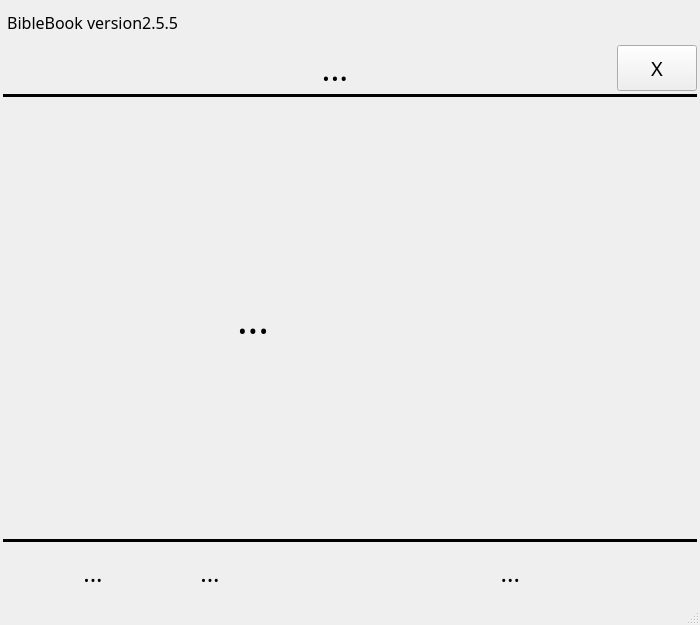
<?xml version="1.0" encoding="UTF-8"?>
<ui version="4.0">
 <class>BiblePresent</class>
 <widget class="QMainWindow" name="BiblePresent">
  <property name="geometry">
   <rect>
    <x>0</x>
    <y>0</y>
    <width>700</width>
    <height>625</height>
   </rect>
  </property>
  <property name="sizePolicy">
   <sizepolicy hsizetype="Preferred" vsizetype="Minimum">
    <horstretch>0</horstretch>
    <verstretch>0</verstretch>
   </sizepolicy>
  </property>
  <property name="minimumSize">
   <size>
    <width>400</width>
    <height>0</height>
   </size>
  </property>
  <property name="windowTitle">
   <string>Song Presentation</string>
  </property>
  <property name="windowIcon">
   <iconset resource="icons/icons.qrc">
    <normaloff>:/icons/appicon</normaloff>:/icons/appicon</iconset>
  </property>
  <widget class="QWidget" name="WidgetCentral">
   <property name="sizePolicy">
    <sizepolicy hsizetype="Minimum" vsizetype="Preferred">
     <horstretch>0</horstretch>
     <verstretch>0</verstretch>
    </sizepolicy>
   </property>
   <property name="minimumSize">
    <size>
     <width>400</width>
     <height>0</height>
    </size>
   </property>
   <property name="autoFillBackground">
    <bool>true</bool>
   </property>
   <layout class="QVBoxLayout" name="WrapperLayout">
    <property name="spacing">
     <number>3</number>
    </property>
    <property name="leftMargin">
     <number>3</number>
    </property>
    <property name="topMargin">
     <number>3</number>
    </property>
    <property name="rightMargin">
     <number>3</number>
    </property>
    <property name="bottomMargin">
     <number>3</number>
    </property>
    <item>
     <layout class="QVBoxLayout" name="MainLayout">
      <item>
       <layout class="QVBoxLayout" name="verticalLayout">
        <item>
         <layout class="QHBoxLayout" name="HeadLayout">
          <item>
           <widget class="QLabel" name="LblApp">
            <property name="font">
             <font>
              <family>Trebuchet MS</family>
              <pointsize>12</pointsize>
             </font>
            </property>
            <property name="text">
             <string> BibleBook version2.5.5</string>
            </property>
           </widget>
          </item>
          <item>
           <widget class="QToolBar" name="ToolbarMain">
            <property name="sizePolicy">
             <sizepolicy hsizetype="Expanding" vsizetype="Minimum">
              <horstretch>0</horstretch>
              <verstretch>0</verstretch>
             </sizepolicy>
            </property>
            <property name="windowTitle">
             <string notr="true">toolBar1</string>
            </property>
            <property name="toolButtonStyle">
             <enum>Qt::ToolButtonTextBesideIcon</enum>
            </property>
            <addaction name="actionTheme"/>
            <addaction name="actionFont"/>
            <addaction name="actionBold"/>
            <addaction name="actionChorus"/>
            <addaction name="actionLeft"/>
            <addaction name="actionRight"/>
            <addaction name="actionUp"/>
            <addaction name="actionDown"/>
            <addaction name="actionSmaller"/>
            <addaction name="actionBigger"/>
            <addaction name="actionClose"/>
           </widget>
          </item>
         </layout>
        </item>
        <item>
         <layout class="QHBoxLayout" name="TopLayout">
          <item>
           <widget class="QLabel" name="LblKey">
            <property name="sizePolicy">
             <sizepolicy hsizetype="Minimum" vsizetype="Preferred">
              <horstretch>0</horstretch>
              <verstretch>0</verstretch>
             </sizepolicy>
            </property>
            <property name="minimumSize">
             <size>
              <width>50</width>
              <height>0</height>
             </size>
            </property>
            <property name="text">
             <string/>
            </property>
            <property name="alignment">
             <set>Qt::AlignCenter</set>
            </property>
           </widget>
          </item>
          <item>
           <widget class="QLabel" name="LblTitle">
            <property name="sizePolicy">
             <sizepolicy hsizetype="Expanding" vsizetype="Preferred">
              <horstretch>0</horstretch>
              <verstretch>0</verstretch>
             </sizepolicy>
            </property>
            <property name="font">
             <font>
              <family>Trebuchet MS</family>
              <pointsize>25</pointsize>
             </font>
            </property>
            <property name="text">
             <string>...</string>
            </property>
            <property name="alignment">
             <set>Qt::AlignCenter</set>
            </property>
           </widget>
          </item>
          <item>
           <widget class="QPushButton" name="BtnClose">
            <property name="sizePolicy">
             <sizepolicy hsizetype="Preferred" vsizetype="Preferred">
              <horstretch>0</horstretch>
              <verstretch>0</verstretch>
             </sizepolicy>
            </property>
            <property name="font">
             <font>
              <family>Trebuchet MS</family>
              <pointsize>15</pointsize>
             </font>
            </property>
            <property name="text">
             <string>X</string>
            </property>
           </widget>
          </item>
         </layout>
        </item>
        <item>
         <widget class="Line" name="LineTop">
          <property name="frameShadow">
           <enum>QFrame::Plain</enum>
          </property>
          <property name="lineWidth">
           <number>3</number>
          </property>
          <property name="orientation">
           <enum>Qt::Horizontal</enum>
          </property>
         </widget>
        </item>
        <item>
         <layout class="QHBoxLayout" name="MidLayout">
          <item>
           <widget class="QLabel" name="LblLeft">
            <property name="text">
             <string/>
            </property>
           </widget>
          </item>
          <item>
           <widget class="QLabel" name="LblContent">
            <property name="sizePolicy">
             <sizepolicy hsizetype="Preferred" vsizetype="Expanding">
              <horstretch>0</horstretch>
              <verstretch>0</verstretch>
             </sizepolicy>
            </property>
            <property name="font">
             <font>
              <family>Trebuchet MS</family>
              <pointsize>30</pointsize>
             </font>
            </property>
            <property name="text">
             <string>...</string>
            </property>
            <property name="alignment">
             <set>Qt::AlignLeading|Qt::AlignLeft|Qt::AlignVCenter</set>
            </property>
            <property name="wordWrap">
             <bool>true</bool>
            </property>
            <property name="indent">
             <number>2</number>
            </property>
           </widget>
          </item>
          <item>
           <widget class="QLabel" name="LblRight">
            <property name="text">
             <string/>
            </property>
           </widget>
          </item>
         </layout>
        </item>
       </layout>
      </item>
      <item>
       <widget class="Line" name="LineDown">
        <property name="frameShadow">
         <enum>QFrame::Plain</enum>
        </property>
        <property name="lineWidth">
         <number>3</number>
        </property>
        <property name="orientation">
         <enum>Qt::Horizontal</enum>
        </property>
       </widget>
      </item>
      <item>
       <layout class="QHBoxLayout" name="horizontalLayout">
        <item>
         <widget class="QLabel" name="LblBottomLeft">
          <property name="sizePolicy">
           <sizepolicy hsizetype="Fixed" vsizetype="Fixed">
            <horstretch>0</horstretch>
            <verstretch>0</verstretch>
           </sizepolicy>
          </property>
          <property name="minimumSize">
           <size>
            <width>30</width>
            <height>55</height>
           </size>
          </property>
          <property name="text">
           <string/>
          </property>
         </widget>
        </item>
        <item>
         <widget class="QLabel" name="LblSongInfo">
          <property name="sizePolicy">
           <sizepolicy hsizetype="Expanding" vsizetype="Minimum">
            <horstretch>0</horstretch>
            <verstretch>0</verstretch>
           </sizepolicy>
          </property>
          <property name="font">
           <font>
            <family>Trebuchet MS</family>
            <pointsize>18</pointsize>
           </font>
          </property>
          <property name="text">
           <string>...</string>
          </property>
          <property name="alignment">
           <set>Qt::AlignCenter</set>
          </property>
         </widget>
        </item>
        <item>
         <widget class="QLabel" name="LblAuthor">
          <property name="sizePolicy">
           <sizepolicy hsizetype="Expanding" vsizetype="Preferred">
            <horstretch>0</horstretch>
            <verstretch>0</verstretch>
           </sizepolicy>
          </property>
          <property name="font">
           <font>
            <family>Trebuchet MS</family>
            <pointsize>18</pointsize>
           </font>
          </property>
          <property name="text">
           <string>...</string>
          </property>
          <property name="alignment">
           <set>Qt::AlignCenter</set>
          </property>
         </widget>
        </item>
        <item>
         <widget class="QLabel" name="LblVerse">
          <property name="sizePolicy">
           <sizepolicy hsizetype="Fixed" vsizetype="Preferred">
            <horstretch>0</horstretch>
            <verstretch>0</verstretch>
           </sizepolicy>
          </property>
          <property name="minimumSize">
           <size>
            <width>250</width>
            <height>0</height>
           </size>
          </property>
          <property name="font">
           <font>
            <family>Trebuchet MS</family>
            <pointsize>18</pointsize>
           </font>
          </property>
          <property name="text">
           <string>...</string>
          </property>
          <property name="alignment">
           <set>Qt::AlignRight|Qt::AlignTrailing|Qt::AlignVCenter</set>
          </property>
         </widget>
        </item>
        <item>
         <widget class="QPushButton" name="BtnDown">
          <property name="sizePolicy">
           <sizepolicy hsizetype="Fixed" vsizetype="Fixed">
            <horstretch>55</horstretch>
            <verstretch>55</verstretch>
           </sizepolicy>
          </property>
          <property name="text">
           <string/>
          </property>
          <property name="icon">
           <iconset resource="images/images.qrc">
            <normaloff>:/Down_Black.png</normaloff>:/Down_Black.png</iconset>
          </property>
          <property name="iconSize">
           <size>
            <width>50</width>
            <height>50</height>
           </size>
          </property>
          <property name="flat">
           <bool>true</bool>
          </property>
         </widget>
        </item>
        <item>
         <widget class="QLabel" name="LblBottom">
          <property name="sizePolicy">
           <sizepolicy hsizetype="Fixed" vsizetype="Fixed">
            <horstretch>0</horstretch>
            <verstretch>0</verstretch>
           </sizepolicy>
          </property>
          <property name="minimumSize">
           <size>
            <width>55</width>
            <height>55</height>
           </size>
          </property>
          <property name="text">
           <string/>
          </property>
         </widget>
        </item>
        <item>
         <widget class="QPushButton" name="BtnUp">
          <property name="sizePolicy">
           <sizepolicy hsizetype="Fixed" vsizetype="Fixed">
            <horstretch>55</horstretch>
            <verstretch>55</verstretch>
           </sizepolicy>
          </property>
          <property name="text">
           <string/>
          </property>
          <property name="icon">
           <iconset resource="images/images.qrc">
            <normaloff>:/Up_Black.png</normaloff>:/Up_Black.png</iconset>
          </property>
          <property name="iconSize">
           <size>
            <width>50</width>
            <height>50</height>
           </size>
          </property>
          <property name="flat">
           <bool>true</bool>
          </property>
         </widget>
        </item>
        <item>
         <widget class="QLabel" name="LblBottomRight">
          <property name="sizePolicy">
           <sizepolicy hsizetype="Fixed" vsizetype="Fixed">
            <horstretch>0</horstretch>
            <verstretch>0</verstretch>
           </sizepolicy>
          </property>
          <property name="minimumSize">
           <size>
            <width>30</width>
            <height>55</height>
           </size>
          </property>
          <property name="text">
           <string/>
          </property>
         </widget>
        </item>
       </layout>
      </item>
     </layout>
    </item>
   </layout>
  </widget>
  <widget class="QStatusBar" name="statusbar"/>
  <action name="actionLeft">
   <property name="text">
    <string/>
   </property>
   <property name="shortcut">
    <string>Left</string>
   </property>
  </action>
  <action name="actionRight">
   <property name="text">
    <string/>
   </property>
   <property name="shortcut">
    <string>Right</string>
   </property>
  </action>
  <action name="actionClose">
   <property name="text">
    <string/>
   </property>
   <property name="shortcut">
    <string>Esc</string>
   </property>
  </action>
  <action name="actionBigger">
   <property name="text">
    <string/>
   </property>
   <property name="shortcut">
    <string>.</string>
   </property>
  </action>
  <action name="actionSmaller">
   <property name="text">
    <string/>
   </property>
   <property name="shortcut">
    <string>,</string>
   </property>
  </action>
  <action name="actionFont">
   <property name="text">
    <string/>
   </property>
   <property name="shortcut">
    <string>F</string>
   </property>
  </action>
  <action name="actionBold">
   <property name="text">
    <string/>
   </property>
   <property name="shortcut">
    <string>B</string>
   </property>
  </action>
  <action name="actionTheme">
   <property name="text">
    <string/>
   </property>
   <property name="shortcut">
    <string>T</string>
   </property>
  </action>
  <action name="actionChorus">
   <property name="text">
    <string/>
   </property>
   <property name="shortcut">
    <string>C</string>
   </property>
  </action>
  <action name="actionUp">
   <property name="text">
    <string/>
   </property>
   <property name="shortcut">
    <string>Up</string>
   </property>
  </action>
  <action name="actionDown">
   <property name="text">
    <string/>
   </property>
   <property name="shortcut">
    <string>Down</string>
   </property>
  </action>
 </widget>
 <resources>
  <include location="images/images.qrc"/>
  <include location="icons/icons.qrc"/>
 </resources>
 <connections/>
</ui>
